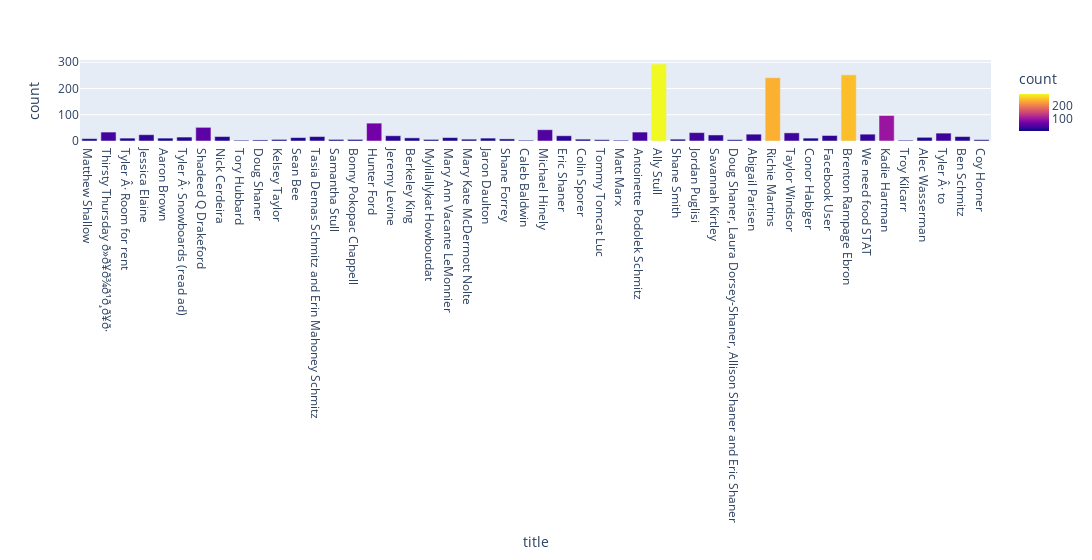

Write notebook code for a chart like this one.
### Markdown cell above
## Messages Data

### Code cell
messages_location = 'data/facebook/messages/inbox'
messages_list = []
for root,dirs,files in os.walk(messages_location):
  for name in dirs:
    person_path = os.path.join(root,name,'message_1.json')
    try:
        f = open(person_path)
        raw_json = json.load(f)
        if len(raw_json['messages']) > 2:
            messages_list.append({"title":raw_json['title'],"messages":raw_json['messages'],"count":len(raw_json['messages'])})
        f.close()
    except FileNotFoundError:
        pass
messages_df = pd.DataFrame(messages_list)
temp = (messages_df.head(1)['messages'])

fig = px.bar(messages_df,x='title',y='count',color='count',width=1400)

fig.show()

### Figure 1 — Plotly figure (JSON) as saved in the notebook; plotly's stock layout.template omitted (floating-point values rounded to 4 significant figures)
{"data": [{"alignmentgroup": "True", "hovertemplate": "title=%{x}<br>count=%{marker.color}<extra></extra>", "legendgroup": "", "marker": {"color": [9, 34, 11, 24, 11, 15, 52, 17, 3, 4, 6, 13, 17, 6, 6, 68, 20, 12, 6, 13, 7, 11, 8, 3, 43, 20, 7, 5, 3, 34, 293, 7, 32, 23, 5, 26, 241, 31, 11, 21, 252, 26, 97, 3, 14, 30, 17, 5], "coloraxis": "coloraxis"}, "name": "", "offsetgroup": "", "orientation": "v", "showlegend": false, "textposition": "auto", "type": "bar", "x": ["Matthew Shallow", "Thirsty Thursday ð»ð¥ð¾ð¹ð¸ð¥ð·", "Tyler Â· Room for rent", "Jessica Elaine", "Aaron Brown", "Tyler Â· Snowboards (read ad)", "Shadeed Q Drakeford", "Nick Cerdeira", "Tory Hubbard", "Doug Shaner", "Kelsey Taylor", "Sean Bee", "Tasia Demas Schmitz and Erin Mahoney Schmitz", "Samantha Stull", "Bonny Pokopac Chappell", "Hunter Ford", "Jeremy Levine", "Berkeley King", "Mylilallykat Howboutdat", "Mary Ann Vacante LeMonnier", "Mary Kate McDermott Nolte", "Jaron Daulton", "Shane Forrey", "Caleb Baldwin", "Michael Hinely", "Eric Shaner", "Colin Sporer", "Tommy Tomcat Luc", "Matt Marx", "Antoinette Podolek Schmitz", "Ally Stull", "Shane Smith", "Jordan Puglisi", "Savannah Kirtley", "Doug Shaner, Laura Dorsey-Shaner, Allison Shaner and Eric Shaner", "Abigail Parisen", "Richie Martins", "Taylor Windsor", "Conor Habiger", "Facebook User", "Brenton Rampage Ebron", "We need food STAT", "Kadie Hartman", "Troy Kilcarr", "Alec Wasserman", "Tyler Â· to", "Ben Schmitz", "Coy Horner"], "xaxis": "x", "y": [9, 34, 11, 24, 11, 15, 52, 17, 3, 4, 6, 13, 17, 6, 6, 68, 20, 12, 6, 13, 7, 11, 8, 3, 43, 20, 7, 5, 3, 34, 293, 7, 32, 23, 5, 26, 241, 31, 11, 21, 252, 26, 97, 3, 14, 30, 17, 5], "yaxis": "y"}], "layout": {"barmode": "relative", "coloraxis": {"colorbar": {"title": {"text": "count"}}, "colorscale": [[0, "#0d0887"], [0.1111, "#46039f"], [0.2222, "#7201a8"], [0.3333, "#9c179e"], [0.4444, "#bd3786"], [0.5556, "#d8576b"], [0.6667, "#ed7953"], [0.7778, "#fb9f3a"], [0.8889, "#fdca26"], [1, "#f0f921"]]}, "legend": {"tracegroupgap": 0}, "margin": {"t": 60}, "width": 1400, "xaxis": {"anchor": "y", "domain": [0, 1], "title": {"text": "title"}}, "yaxis": {"anchor": "x", "domain": [0, 1], "title": {"text": "count"}}}}
